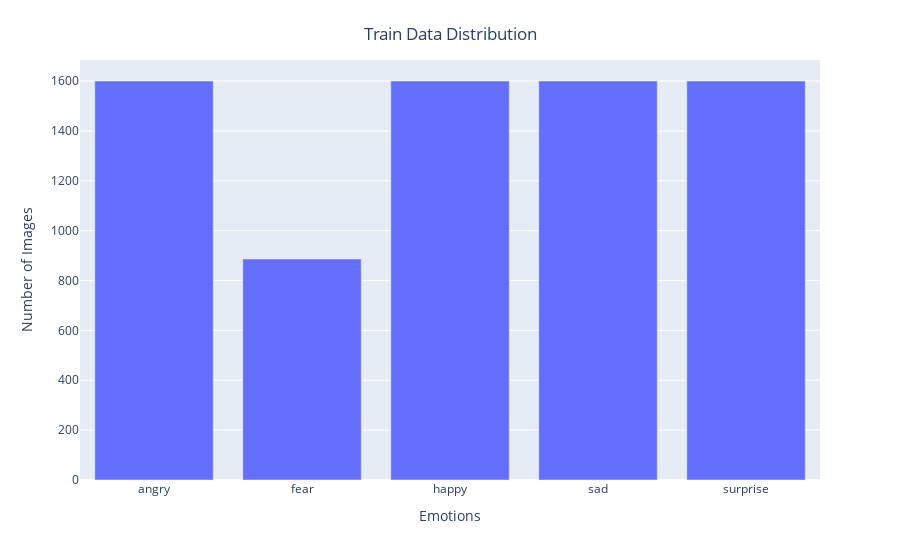

The cell this chart's notebook holds for it:
### Markdown cell above
## Data Analysis

### Code cell
# Count the occurrences of each class in the training data
class_counts = dict(Counter(train_data.targets))

# Create a bar plot to visualize the class distribution
fig = px.bar(x=["angry", "fear", "happy", "sad", "surprise"],
             y=list(class_counts.values()),
             color_continuous_scale="Emrld")

# Customize the plot labels and layout
fig.update_xaxes(title="Emotions")
fig.update_yaxes(title="Number of Images")
fig.update_layout(
    showlegend=True,
    title={
        'text': 'Train Data Distribution',
        'y': 0.95,
        'x': 0.5,
        'xanchor': 'center',
        'yanchor': 'top'
    }
)

# Display the plot
fig.show()

### Figure 1 — Plotly figure (JSON) as saved in the notebook; plotly's stock layout.template omitted (floating-point values rounded to 4 significant figures)
{"data": [{"alignmentgroup": "True", "hovertemplate": "x=%{x}<br>y=%{y}<extra></extra>", "legendgroup": "", "marker": {"color": "#636efa", "pattern": {"shape": ""}}, "name": "", "offsetgroup": "", "orientation": "v", "showlegend": false, "textposition": "auto", "type": "bar", "x": ["angry", "fear", "happy", "sad", "surprise"], "xaxis": "x", "y": [1600, 886, 1600, 1600, 1600], "yaxis": "y"}], "layout": {"barmode": "relative", "legend": {"tracegroupgap": 0}, "margin": {"t": 60}, "showlegend": true, "title": {"text": "Train Data Distribution", "x": 0.5, "xanchor": "center", "y": 0.95, "yanchor": "top"}, "xaxis": {"anchor": "y", "domain": [0, 1], "title": {"text": "Emotions"}}, "yaxis": {"anchor": "x", "domain": [0, 1], "title": {"text": "Number of Images"}}}}
